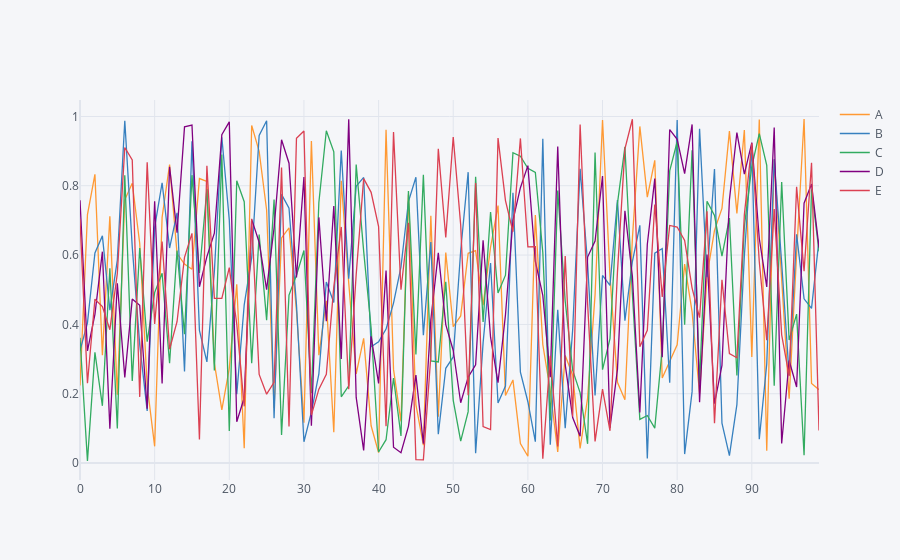

The notebook cell this image was saved under:
### Code cell
print("Select the type of data you need to plot.")
print('1] Random Data with 100 rows and 5 columns')
print('2] Customize dataframe with n columns and m rows with Integer Values')
print('3] Upload csv/json/text file.')
choice = int(input())
df1  = createData(choice)
print()

print("Your Data Frame :\n")
print(df1.head())
print()

print("What kind of plot you want to plot:\n")
print("1] Complete Data Plot")
print("2] A Particular Column Plot\n")
data = int(input())
print()

plot(data)
